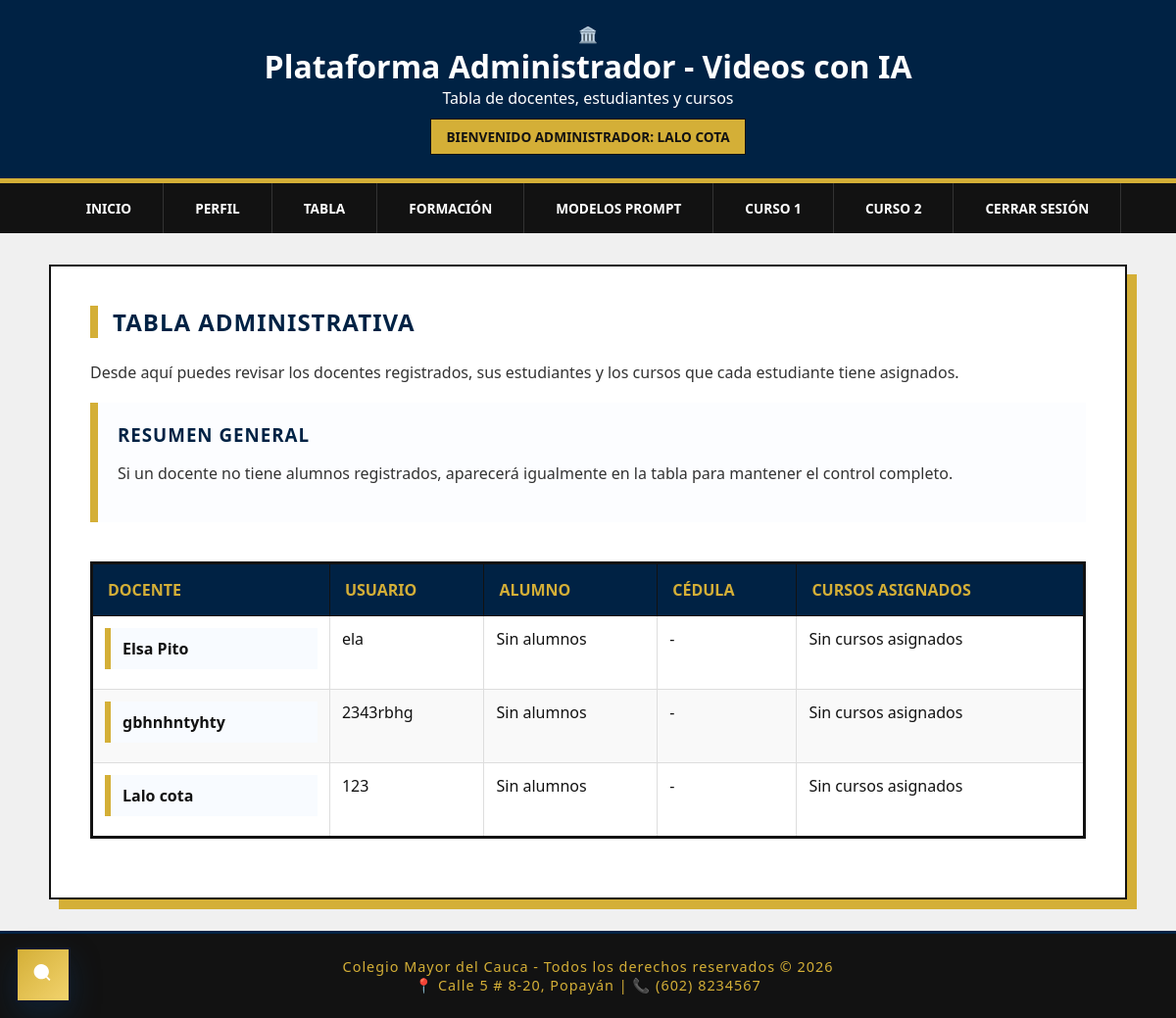
/admin/tabla.php (signed in), run on the app's committed database.
### tables this page shows
CREATE TABLE IF NOT EXISTS usuarios (
  id INT UNSIGNED AUTO_INCREMENT PRIMARY KEY,
  login VARCHAR(50) NOT NULL UNIQUE,
  nombre VARCHAR(120) NOT NULL,
  password_hash VARCHAR(255) NOT NULL,
  rol ENUM('docente', 'admin') NOT NULL DEFAULT 'docente',
  videos_generados INT UNSIGNED NOT NULL DEFAULT 0,
  activo TINYINT(1) NOT NULL DEFAULT 1,
  created_at DATETIME NOT NULL DEFAULT CURRENT_TIMESTAMP,
  updated_at DATETIME NULL ON UPDATE CURRENT_TIMESTAMP,
  INDEX idx_usuarios_rol (rol),
  INDEX idx_usuarios_activo (activo)
);

### inc/database.php (called while the page is built, shortened)
<?php
function ask_env_value(string $key, string $default = ''): string
{
    $value = getenv($key);
    if ($value !== false && $value !== '') {
        return (string) $value;
    }
    return $default;
}
function ask_db_config(): array
{
    return [
        'host' => ask_env_value('DB_HOST', 'localhost'),
        'port' => ask_env_value('DB_PORT', '3306'),
        'name' => ask_env_value('DB_NAME', 'ask_tutor'),
        'user' => ask_env_value('DB_USER', 'root'),
        'pass' => ask_env_value('DB_PASS', ''),
        'charset' => ask_env_value('DB_CHARSET', 'utf8mb4'),
    ];
}
function ask_db_connection(): PDO
{
    static $pdo = null;
    $config = ask_db_config();
    $dsn = sprintf(
        'mysql:host=%s;port=%s;dbname=%s;charset=%s',
        $config['host'],
        $config['port'],
        $config['name'],
        $config['charset']
    );
    try {
        $pdo = new PDO($dsn, $config['user'], $config['pass'], [
            PDO::ATTR_ERRMODE => PDO::ERRMODE_EXCEPTION,
            PDO::ATTR_DEFAULT_FETCH_MODE => PDO::FETCH_ASSOC,
            PDO::ATTR_EMULATE_PREPARES => false,
            PDO::MYSQL_ATTR_INIT_COMMAND => 'SET NAMES utf8mb4 COLLATE utf8mb4_unicode_ci',
        ]);
    } catch (PDOException $e) {
        throw new RuntimeException('No se pudo conectar a la base de datos: ' . $e->getMessage(), 0, $e);
    }
    return $pdo;
}
function ask_list_admin_docente_table_rows(): array
{
     $stmt = ask_db_connection()->query(
          'SELECT
                u.id AS docente_id,
                u.nombre AS docente_nombre,
                u.login AS docente_login,
                a.id AS alumno_id,
                a.nombre AS alumno_nombre,
                a.cedula AS alumno_cedula,
                GROUP_CONCAT(DISTINCT c.nombre ORDER BY c.nombre SEPARATOR ", ") AS cursos
            FROM usuarios u
            LEFT JOIN docente_alumnos a
                ON a.docente_id = u.id AND a.activo = 1
            LEFT JOIN docente_curso_alumnos rel
                ON rel.docente_id = u.id AND rel.alumno_id = a.id AND rel.activo = 1
            LEFT JOIN docente_cursos c
                ON c.id = rel.curso_id AND c.activo = 1
            WHERE u.rol = "docente" AND u.activo = 1
            GROUP BY u.id, u.nombre, u.login, a.id, a.nombre, a.cedula
            ORDER BY u.nombre ASC, a.nombre ASC'
     );
     return $stmt->fetchAll() ?: [];
}

### admin/tabla.php (the view, shortened to what this page needs)
<?php
require_once __DIR__ . '/../inc/database.php';
$rows = ask_list_admin_docente_table_rows();
?>
<!DOCTYPE html>
<html lang="es">
<head>
    <link rel="stylesheet" href="../css/style.css">
</head>
<body>
<?php
$tituloPlataforma = 'Plataforma Administrador - Videos con IA';
$subtituloPlataforma = 'Tabla de docentes, estudiantes y cursos';
$badgePlataforma = 'Bienvenido Administrador: ' . ($_SESSION['docente'] ?? ($_SESSION['usuario'] ?? ''));
include 'top_admin.php';
?>
<section>
    <h2>Tabla administrativa</h2>
    <p>Desde aquí puedes revisar los docentes registrados, sus estudiantes y los cursos que cada estudiante tiene asignados.</p>
    <div class="panel-academico">
        <h3>Resumen general</h3>
        <p>Si un docente no tiene alumnos registrados, aparecerá igualmente en la tabla para mantener el control completo.</p>
    </div>
    <div class="table-wrap">
        <table class="admin-table">
            <thead>
                <tr>
                    <th>Docente</th>
                    <th>Usuario</th>
                    <th>Alumno</th>
                    <th>Cédula</th>
                    <th>Cursos asignados</th>
                </tr>
            </thead>
            <tbody>
                <?php if (empty($rows)): ?>
                    <tr>
                        <td colspan="5" class="empty-note">No hay docentes registrados para mostrar.</td>
                    </tr>
                <?php else: ?>
                    <?php foreach ($rows as $row): ?>
                        <tr>
                            <td>
                                <div class="teacher-block">
                                    <strong><?php echo htmlspecialchars($row['docente_nombre'], ENT_QUOTES, 'UTF-8'); ?></strong>
                                </div>
                            </td>
                            <td><?php echo htmlspecialchars($row['docente_login'], ENT_QUOTES, 'UTF-8'); ?></td>
                            <td><?php echo htmlspecialchars($row['alumno_nombre'] ?? 'Sin alumnos', ENT_QUOTES, 'UTF-8'); ?></td>
                            <td><?php echo htmlspecialchars($row['alumno_cedula'] ?? '-', ENT_QUOTES, 'UTF-8'); ?></td>
                            <td><?php echo htmlspecialchars($row['cursos'] ?? 'Sin cursos asignados', ENT_QUOTES, 'UTF-8'); ?></td>
                        </tr>
                    <?php endforeach; ?>
                <?php endif; ?>
            </tbody>
        </table>
    </div>
</section>
<footer>
    <p>Colegio Mayor del Cauca - Todos los derechos reservados © 2026</p>
    <p>📍 Calle 5 # 8-20, Popayán | 📞 (602) 8234567</p>
</footer>
</body>
</html>

### admin/top_admin.php (shortened to what this page needs)
<header>
    <div class="logo-container">
        <span class="logo-icon">🏛️</span>
        <div>
            <h1><?php echo htmlspecialchars($tituloPlataforma, ENT_QUOTES, 'UTF-8'); ?></h1>
            <p><?php echo htmlspecialchars($subtituloPlataforma, ENT_QUOTES, 'UTF-8'); ?></p>
            <div class="welcome-box">
                <?php echo htmlspecialchars($badgePlataforma, ENT_QUOTES, 'UTF-8'); ?>
            </div>
        </div>
    </div>
</header>
<nav>
</nav>

### css/style.css (style rules this page uses)
* { margin: 0; padding: 0; box-sizing: border-box; border-radius: 0 !important; }
body { font-family: 'Segoe UI', Arial, sans-serif; background-color: #f0f0f0; color: #121212; min-height: 100vh; display: flex; flex-direction: column; }
header { background-color: #002244; padding: 1.5rem; text-align: center; color: #FFFFFF; border-bottom: 5px solid #D4AF37; }
.welcome-box { background: #D4AF37; color: #121212; padding: 8px 15px; display: inline-block; font-weight: bold; text-transform: uppercase; font-size: 0.85rem; margin-top: 10px; border: 1px solid #121212; }
nav { background-color: #121212; padding: 0; }
nav ul { display: flex; justify-content: center; list-style: none; }
nav a { text-decoration: none; color: #FFFFFF; font-weight: 600; padding: 1rem 2rem; display: block; transition: 0.3s; border-right: 1px solid #333; text-transform: uppercase; font-size: 0.85rem; }
section { flex: 1; max-width: 1100px; width: 95%; margin: 2rem auto; padding: 2.5rem; background-color: #FFFFFF; border: 2px solid #121212; box-shadow: 10px 10px 0px #D4AF37; }
section h1, section h2, section h3 { color: #002244; text-transform: uppercase; letter-spacing: 1px; border-left: 8px solid #D4AF37; padding-left: 15px; margin-bottom: 1.5rem; }
section p { text-align: justify; margin-bottom: 1.2rem; color: #333; }
.panel-academico { background: #fcfdff; border: none; border-left: 8px solid #D4AF37; padding: 20px; margin-top: 20px; }
.panel-academico h3 { color: #002244; border-left: none; padding-left: 0; margin-bottom: 1rem; }
.panel-academico p { color: #333; }
table { width: 100%; border-collapse: collapse; margin: 20px 0; background: white; border: 3px solid #121212; }
th { background-color: #002244; color: #D4AF37; padding: 15px; text-align: center; text-transform: uppercase; border: 1px solid #121212; }
td { padding: 12px; border: 1px solid #ddd; text-align: center; }
tr:nth-child(even) { background-color: #f9f9f9; }
:root { --ask-font-scale: 1; --ask-bg: #f0f0f0; --ask-surface: #ffffff; --ask-text: #121212; --ask-primary: #002244; --ask-accent: #D4AF37; }
body { background: var(--ask-bg); color: var(--ask-text); font-size: calc(16px * var(--ask-font-scale)); }
footer { background-color: #121212; color: #D4AF37; text-align: center; padding: 1.5rem; border-top: 3px solid #002244; font-size: 0.9rem; letter-spacing: 1px; }

### admin/tabla.php (style rules this page uses)
.table-wrap { overflow-x: auto; margin-top: 20px; }
.admin-table { width: 100%; min-width: 900px; }
.admin-table th, .admin-table td { vertical-align: top; text-align: left; }
.admin-table th { text-align: left; }
.teacher-block { background: #f8fbff; border-left: 6px solid #D4AF37; padding: 10px 12px; margin-bottom: 8px; }

### data on the page
usuarios: nombre "Elsa Pito", login "ela", alumno_nombre "Sin alumnos", alumno_cedula "-", cursos "Sin cursos asignados"
usuarios: nombre "gbhnhntyhty", login "2343rbhg", alumno_nombre "Sin alumnos", alumno_cedula "-", cursos "Sin cursos asignados"
usuarios: nombre "Lalo cota", login "123", alumno_nombre "Sin alumnos", alumno_cedula "-", cursos "Sin cursos asignados"

### other printed values
$tituloPlataforma "Plataforma Administrador - Videos con IA"
$subtituloPlataforma "Tabla de docentes, estudiantes y cursos"
$badgePlataforma "BIENVENIDO ADMINISTRADOR: LALO COTA"
